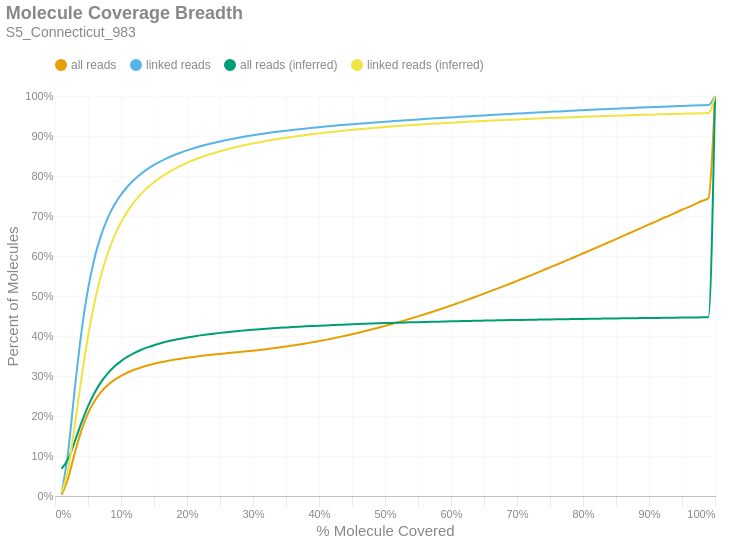

The code cell stored with this chart in its notebook:
### Markdown cell above
### Molecule Read Coverage
This chart shows molecule coverage breadth as computed by the number of bases aligned to that molecule. In other words, "*how much of each unique long molecule is actually sequenced/aligned?*" Keep in mind there is a distinction between sequences and alignments, since some sequences belonging to a particular molecule may not align well and wouldn't appear in the alignment data. This chart also shows molecule coverage breadth as computed by the *inferred fragment* from which the aligned sequences originate. Unlike read coverage, this calculation takes into account the total insert size, including unsequenced gaps between the forward and reverse reads. Like the previous figures, these are cumulative percents.

### Code cell
if SKIPLR:
    print_html(f"Skipped")
else:
    binned_df = consolidated_hist(valids['coverage_bp'], mask, 0.01, True)
    binned_df_inf = consolidated_hist(valids['coverage_inserts'], mask, 0.01, True)
    binned_df = binned_df.with_columns(pl.lit(binned_df_inf['all reads (cumsum)']).alias('all reads (inferred)'))
    binned_df = binned_df.with_columns(pl.lit(binned_df_inf['linked reads (cumsum)']).alias('linked reads (inferred)'))
    binned_df = binned_df.with_columns(
        (pl.col('bin').cast(pl.Float64) + 0.01).alias('right_edge')
    )

    with SafeRender(binned_df):
        (
            density_plot(binned_df, 'Molecule Coverage Breadth', samplename, 'molcov', ['all reads (inferred)','linked reads (inferred)'])
            .encode(
                #x=alt.X('bin:Q', title="% Molecule Covered").axis(format = '%').scale(padding=0),
                x=alt.X('right_edge:Q', title="% Molecule Covered").axis(format='%').scale(padding=0),
                y=alt.Y('value:Q', title='Percent of Molecules')
                    .axis(format='%')
                    .stack(False)
                    .scale(domainMin=0, padding=0),
                color=alt.Color("key:N").scale(domain = ["all reads", "linked reads", "all reads (inferred)", "linked reads (inferred)"]),
                tooltip = [
                    alt.Tooltip("key:N", title = "Data Type"),
                    alt.Tooltip("range_label:N", title="% Molecule Covered"),
                    alt.Tooltip("value:Q", format = ".2%", title="% Molecules")
                ]
            )
        ).display()

### Figure 1 — Vega-Lite specification as saved in the notebook (floating-point values rounded to 4 significant figures)
{"width": "container", "height": 400, "config": {"title": {"anchor": "start", "dy": -15, "fontSize": 18, "color": "#888888", "subtitleColor": "#888888", "subtitleFontSize": 14}, "arc": {"fill": "#0072B2"}, "axis": {"domainColor": "#888888", "domainWidth": 0.5, "gridWidth": 0.2, "grid": false, "titleFontWeight": 400, "titleFontSize": 15, "labelFontSize": 11, "labelColor": "#888888", "tickColor": "#888888", "tickWidth": 0.2, "titleColor": "#888888"}, "axisBand": {"grid": false}, "axisX": {"grid": true, "tickSize": 10, "domainCap": "round"}, "axisY": {"domain": false, "grid": true, "tickSize": 0, "domainCap": "round"}, "background": "transparent", "header": {"labelFontSize": 15, "labelColor": "#888888", "titleFontSize": 15, "titleFontWeight": 600, "titleColor": "#888888"}, "legend": {"labelFont": "sans-serif", "labelFontSize": 12, "labelColor": "#888888", "symbolSize": 100, "symbolType": "circle", "titleFontSize": 12, "titlePadding": 10, "titleColor": "#888888", "title": null, "orient": "top"}, "range": {"category": ["#E69F00", "#56B4E9", "#009E73", "#F0E442", "#0072B2", "#D55E00", "#CC79A7", "#000000"], "diverging": ["#cfe8f3", "#a2d4ec", "#73bfe2", "#46abdb", "#1696d2", "#12719e"]}, "area": {"fill": "#0072B2", "fillOpacity": 0.7, "line": true, "strokeOpacity": 0.7}, "line": {"color": "#0072B2", "stroke": "#0072B2", "strokeWidth": 2}, "trail": {"color": "#0072B2", "stroke": "#0072B2", "strokeWidth": 0, "size": 1}, "point": {"filled": true, "fillOpacity": 1.0, "size": 95}, "text": {"color": "#888888", "fontSize": 11, "align": "right", "fontWeight": 400, "size": 11}, "bar": {"fill": "#0072B2", "stroke": null}, "view": {"stroke": null, "continuousWidth": 660, "continuousHeight": 400}}, "data": {"name": "data-125d29ae01616dd20e263a59893b19ea"}, "mark": {"type": "line", "interpolate": "monotone", "point": {"opacity": 0, "size": 275}}, "encoding": {"color": {"field": "key", "scale": {"domain": ["all reads", "linked reads", "all reads (inferred)", "linked reads (inferred)"]}, "type": "nominal"}, "tooltip": [{"field": "key", "title": "Data Type", "type": "nominal"}, {"field": "range_label", "title": "% Molecule Covered", "type": "nominal"}, {"field": "value", "format": ".2%", "title": "% Molecules", "type": "quantitative"}], "x": {"axis": {"format": "%"}, "field": "right_edge", "scale": {"padding": 0}, "title": "% Molecule Covered", "type": "quantitative"}, "y": {"axis": {"format": "%"}, "field": "value", "scale": {"domainMin": 0, "padding": 0}, "stack": false, "title": "Percent of Molecules", "type": "quantitative"}}, "params": [{"name": "param_c36ac31b6afebe62", "select": {"type": "point", "fields": ["key"]}, "bind": "legend"}], "title": {"text": "Molecule Coverage Breadth", "subtitle": "S5_Connecticut_983"}, "transform": [{"fold": ["all reads (cumsum)", "linked reads (cumsum)", "all reads (inferred)", "linked reads (inferred)"]}, {"calculate": "replace(datum.key, ' (cumsum)', '')", "as": "key"}, {"filter": {"param": "param_c36ac31b6afebe62"}}], "usermeta": {"embedOptions": {"downloadFileName": "S5_Connecticut_983.molcov"}}, "$schema": "https://vega.github.io/schema/vega-lite/v6.1.0.json", "datasets": {"data-125d29ae01616dd20e263a59893b19ea": [{"bin": "0.0", "interval": "0.0-0.01", "all reads": 0.00278, "linked reads": 0.006214, "all reads (cumsum)": 0.00278, "linked reads (cumsum)": 0.006214, "range_label": "0.0-0.01", "all reads (inferred)": 0.0681, "linked reads (inferred)": 0.008024, "right_edge": 0.01}, {"bin": "0.01", "interval": "0.01-0.02", "all reads": 0.04255, "linked reads": 0.1056, "all reads (cumsum)": 0.04533, "linked reads (cumsum)": 0.1118, "range_label": "0.01-0.02", "all reads (inferred)": 0.09247, "linked reads (inferred)": 0.06755, "right_edge": 0.02}, {"bin": "0.02", "interval": "0.02-0.03", "all reads": 0.06237, "linked reads": 0.1567, "all reads (cumsum)": 0.1077, "linked reads (cumsum)": 0.2684, "range_label": "0.02-0.03", "all reads (inferred)": 0.1363, "linked reads (inferred)": 0.1773, "right_edge": 0.03}, {"bin": "0.03", "interval": "0.03-0.04", "all reads": 0.05586, "linked reads": 0.1407, "all reads (cumsum)": 0.1636, "linked reads (cumsum)": 0.4091, "range_label": "0.03-0.04", "all reads (inferred)": 0.1827, "linked reads (inferred)": 0.2942, "right_edge": 0.04}, {"bin": "0.04", "interval": "0.04-0.05", "all reads": 0.0429, "linked reads": 0.1081, "all reads (cumsum)": 0.2065, "linked reads (cumsum)": 0.5172, "range_label": "0.04-0.05", "all reads (inferred)": 0.2241, "linked reads (inferred)": 0.3988, "right_edge": 0.05}, {"bin": "0.05", "interval": "0.05-0.06", "all reads": 0.03124, "linked reads": 0.07859, "all reads (cumsum)": 0.2377, "linked reads (cumsum)": 0.5958, "range_label": "0.05-0.06", "all reads (inferred)": 0.2582, "linked reads (inferred)": 0.485, "right_edge": 0.06}, {"bin": "0.06", "interval": "0.06-0.07", "all reads": 0.02272, "linked reads": 0.05708, "all reads (cumsum)": 0.2604, "linked reads (cumsum)": 0.6528, "range_label": "0.06-0.07", "all reads (inferred)": 0.2852, "linked reads (inferred)": 0.5531, "right_edge": 0.07}, {"bin": "0.07", "interval": "0.07-0.08", "all reads": 0.01698, "linked reads": 0.04263, "all reads (cumsum)": 0.2774, "linked reads (cumsum)": 0.6955, "range_label": "0.07-0.08", "all reads (inferred)": 0.3065, "linked reads (inferred)": 0.607, "right_edge": 0.08}, {"bin": "0.08", "interval": "0.08-0.09", "all reads": 0.01298, "linked reads": 0.03251, "all reads (cumsum)": 0.2904, "linked reads (cumsum)": 0.728, "range_label": "0.08-0.09", "all reads (inferred)": 0.3235, "linked reads (inferred)": 0.6499, "right_edge": 0.09}, {"bin": "0.09", "interval": "0.09-0.1", "all reads": 0.01011, "linked reads": 0.02526, "all reads (cumsum)": 0.3005, "linked reads (cumsum)": 0.7533, "range_label": "0.09-0.1", "all reads (inferred)": 0.3372, "linked reads (inferred)": 0.6844, "right_edge": 0.1}, {"bin": "0.1", "interval": "0.1-0.11", "all reads": 0.008257, "linked reads": 0.02056, "all reads (cumsum)": 0.3087, "linked reads (cumsum)": 0.7738, "range_label": "0.1-0.11", "all reads (inferred)": 0.3482, "linked reads (inferred)": 0.7123, "right_edge": 0.11}, {"bin": "0.11", "interval": "0.11-0.12", "all reads": 0.006798, "linked reads": 0.0169, "all reads (cumsum)": 0.3155, "linked reads (cumsum)": 0.7907, "range_label": "0.11-0.12", "all reads (inferred)": 0.3573, "linked reads (inferred)": 0.7351, "right_edge": 0.12}, {"bin": "0.12", "interval": "0.12-0.13", "all reads": 0.005758, "linked reads": 0.01429, "all reads (cumsum)": 0.3213, "linked reads (cumsum)": 0.805, "range_label": "0.12-0.13", "all reads (inferred)": 0.365, "linked reads (inferred)": 0.7543, "right_edge": 0.13}, {"bin": "0.13", "interval": "0.13-0.14", "all reads": 0.004917, "linked reads": 0.0122, "all reads (cumsum)": 0.3262, "linked reads (cumsum)": 0.8172, "range_label": "0.13-0.14", "all reads (inferred)": 0.3715, "linked reads (inferred)": 0.7707, "right_edge": 0.14}, {"bin": "0.14", "interval": "0.14-0.15", "all reads": 0.004209, "linked reads": 0.01039, "all reads (cumsum)": 0.3304, "linked reads (cumsum)": 0.8276, "range_label": "0.14-0.15", "all reads (inferred)": 0.377, "linked reads (inferred)": 0.7846, "right_edge": 0.15}, {"bin": "0.15", "interval": "0.15-0.16", "all reads": 0.003714, "linked reads": 0.009144, "all reads (cumsum)": 0.3341, "linked reads (cumsum)": 0.8367, "range_label": "0.15-0.16", "all reads (inferred)": 0.3818, "linked reads (inferred)": 0.7967, "right_edge": 0.16}, {"bin": "0.16", "interval": "0.16-0.17", "all reads": 0.003288, "linked reads": 0.008024, "all reads (cumsum)": 0.3374, "linked reads (cumsum)": 0.8448, "range_label": "0.16-0.17", "all reads (inferred)": 0.3861, "linked reads (inferred)": 0.8074, "right_edge": 0.17}, {"bin": "0.17", "interval": "0.17-0.18", "all reads": 0.002915, "linked reads": 0.007103, "all reads (cumsum)": 0.3403, "linked reads (cumsum)": 0.8519, "range_label": "0.17-0.18", "all reads (inferred)": 0.3898, "linked reads (inferred)": 0.8168, "right_edge": 0.18}, {"bin": "0.18", "interval": "0.18-0.19", "all reads": 0.002663, "linked reads": 0.006404, "all reads (cumsum)": 0.343, "linked reads (cumsum)": 0.8583, "range_label": "0.18-0.19", "all reads (inferred)": 0.3932, "linked reads (inferred)": 0.8254, "right_edge": 0.19}, {"bin": "0.19", "interval": "0.19-0.2", "all reads": 0.002488, "linked reads": 0.005903, "all reads (cumsum)": 0.3455, "linked reads (cumsum)": 0.8642, "range_label": "0.19-0.2", "all reads (inferred)": 0.3963, "linked reads (inferred)": 0.833, "right_edge": 0.2}, {"bin": "0.2", "interval": "0.2-0.21", "all reads": 0.002214, "linked reads": 0.005248, "all reads (cumsum)": 0.3477, "linked reads (cumsum)": 0.8694, "range_label": "0.2-0.21", "all reads (inferred)": 0.399, "linked reads (inferred)": 0.8399, "right_edge": 0.21}, {"bin": "0.21", "interval": "0.21-0.22", "all reads": 0.002076, "linked reads": 0.004808, "all reads (cumsum)": 0.3498, "linked reads (cumsum)": 0.8742, "range_label": "0.21-0.22", "all reads (inferred)": 0.4015, "linked reads (inferred)": 0.8462, "right_edge": 0.22}, {"bin": "0.22", "interval": "0.22-0.23", "all reads": 0.001908, "linked reads": 0.004378, "all reads (cumsum)": 0.3517, "linked reads (cumsum)": 0.8786, "range_label": "0.22-0.23", "all reads (inferred)": 0.4038, "linked reads (inferred)": 0.8519, "right_edge": 0.23}, {"bin": "0.23", "interval": "0.23-0.24", "all reads": 0.00181, "linked reads": 0.004069, "all reads (cumsum)": 0.3535, "linked reads (cumsum)": 0.8827, "range_label": "0.23-0.24", "all reads (inferred)": 0.4059, "linked reads (inferred)": 0.857, "right_edge": 0.24}, {"bin": "0.24", "interval": "0.24-0.25", "all reads": 0.001726, "linked reads": 0.003819, "all reads (cumsum)": 0.3552, "linked reads (cumsum)": 0.8865, "range_label": "0.24-0.25", "all reads (inferred)": 0.4078, "linked reads (inferred)": 0.8619, "right_edge": 0.25}, {"bin": "0.25", "interval": "0.25-0.26", "all reads": 0.001645, "linked reads": 0.003515, "all reads (cumsum)": 0.3569, "linked reads (cumsum)": 0.89, "range_label": "0.25-0.26", "all reads (inferred)": 0.4096, "linked reads (inferred)": 0.8663, "right_edge": 0.26}, {"bin": "0.26", "interval": "0.26-0.27", "all reads": 0.001572, "linked reads": 0.003252, "all reads (cumsum)": 0.3585, "linked reads (cumsum)": 0.8933, "range_label": "0.26-0.27", "all reads (inferred)": 0.4112, "linked reads (inferred)": 0.8704, "right_edge": 0.27}, {"bin": "0.27", "interval": "0.27-0.28", "all reads": 0.001574, "linked reads": 0.003107, "all reads (cumsum)": 0.36, "linked reads (cumsum)": 0.8964, "range_label": "0.27-0.28", "all reads (inferred)": 0.4128, "linked reads (inferred)": 0.8743, "right_edge": 0.28}, {"bin": "0.28", "interval": "0.28-0.29", "all reads": 0.001614, "linked reads": 0.002925, "all reads (cumsum)": 0.3616, "linked reads (cumsum)": 0.8993, "range_label": "0.28-0.29", "all reads (inferred)": 0.4143, "linked reads (inferred)": 0.8781, "right_edge": 0.29}, {"bin": "0.29", "interval": "0.29-0.3", "all reads": 0.001669, "linked reads": 0.002652, "all reads (cumsum)": 0.3633, "linked reads (cumsum)": 0.9019, "range_label": "0.29-0.3", "all reads (inferred)": 0.4156, "linked reads (inferred)": 0.8814, "right_edge": 0.3}, {"bin": "0.3", "interval": "0.3-0.31", "all reads": 0.001801, "linked reads": 0.002582, "all reads (cumsum)": 0.3651, "linked reads (cumsum)": 0.9045, "range_label": "0.3-0.31", "all reads (inferred)": 0.4169, "linked reads (inferred)": 0.8846, "right_edge": 0.31}, {"bin": "0.31", "interval": "0.31-0.32", "all reads": 0.001944, "linked reads": 0.002376, "all reads (cumsum)": 0.3671, "linked reads (cumsum)": 0.9069, "range_label": "0.31-0.32", "all reads (inferred)": 0.4181, "linked reads (inferred)": 0.8876, "right_edge": 0.32}, {"bin": "0.32", "interval": "0.32-0.33", "all reads": 0.002073, "linked reads": 0.002232, "all reads (cumsum)": 0.3691, "linked reads (cumsum)": 0.9091, "range_label": "0.32-0.33", "all reads (inferred)": 0.4192, "linked reads (inferred)": 0.8904, "right_edge": 0.33}, {"bin": "0.33", "interval": "0.33-0.34", "all reads": 0.002184, "linked reads": 0.002109, "all reads (cumsum)": 0.3713, "linked reads (cumsum)": 0.9112, "range_label": "0.33-0.34", "all reads (inferred)": 0.4203, "linked reads (inferred)": 0.8931, "right_edge": 0.34}, {"bin": "0.34", "interval": "0.34-0.35", "all reads": 0.002255, "linked reads": 0.001976, "all reads (cumsum)": 0.3736, "linked reads (cumsum)": 0.9132, "range_label": "0.34-0.35", "all reads (inferred)": 0.4213, "linked reads (inferred)": 0.8956, "right_edge": 0.35}, {"bin": "0.35", "interval": "0.35-0.36", "all reads": 0.002438, "linked reads": 0.001897, "all reads (cumsum)": 0.376, "linked reads (cumsum)": 0.9151, "range_label": "0.35-0.36", "all reads (inferred)": 0.4223, "linked reads (inferred)": 0.898, "right_edge": 0.36}, {"bin": "0.36", "interval": "0.36-0.37", "all reads": 0.002601, "linked reads": 0.001863, "all reads (cumsum)": 0.3786, "linked reads (cumsum)": 0.917, "range_label": "0.36-0.37", "all reads (inferred)": 0.4232, "linked reads (inferred)": 0.9003, "right_edge": 0.37}, {"bin": "0.37", "interval": "0.37-0.38", "all reads": 0.002749, "linked reads": 0.001725, "all reads (cumsum)": 0.3814, "linked reads (cumsum)": 0.9187, "range_label": "0.37-0.38", "all reads (inferred)": 0.4241, "linked reads (inferred)": 0.9024, "right_edge": 0.38}, {"bin": "0.38", "interval": "0.38-0.39", "all reads": 0.002843, "linked reads": 0.001705, "all reads (cumsum)": 0.3842, "linked reads (cumsum)": 0.9204, "range_label": "0.38-0.39", "all reads (inferred)": 0.4249, "linked reads (inferred)": 0.9045, "right_edge": 0.39}, {"bin": "0.39", "interval": "0.39-0.4", "all reads": 0.003057, "linked reads": 0.001633, "all reads (cumsum)": 0.3873, "linked reads (cumsum)": 0.922, "range_label": "0.39-0.4", "all reads (inferred)": 0.4258, "linked reads (inferred)": 0.9066, "right_edge": 0.4}, {"bin": "0.4", "interval": "0.4-0.41", "all reads": 0.003094, "linked reads": 0.001563, "all reads (cumsum)": 0.3903, "linked reads (cumsum)": 0.9236, "range_label": "0.4-0.41", "all reads (inferred)": 0.4265, "linked reads (inferred)": 0.9085, "right_edge": 0.41}, {"bin": "0.41", "interval": "0.41-0.42", "all reads": 0.00335, "linked reads": 0.001571, "all reads (cumsum)": 0.3937, "linked reads (cumsum)": 0.9252, "range_label": "0.41-0.42", "all reads (inferred)": 0.4273, "linked reads (inferred)": 0.9102, "right_edge": 0.42}, {"bin": "0.42", "interval": "0.42-0.43", "all reads": 0.003454, "linked reads": 0.001489, "all reads (cumsum)": 0.3972, "linked reads (cumsum)": 0.9267, "range_label": "0.42-0.43", "all reads (inferred)": 0.428, "linked reads (inferred)": 0.912, "right_edge": 0.43}, {"bin": "0.43", "interval": "0.43-0.44", "all reads": 0.00357, "linked reads": 0.001413, "all reads (cumsum)": 0.4007, "linked reads (cumsum)": 0.9281, "range_label": "0.43-0.44", "all reads (inferred)": 0.4286, "linked reads (inferred)": 0.9137, "right_edge": 0.44}, {"bin": "0.44", "interval": "0.44-0.45", "all reads": 0.003715, "linked reads": 0.001379, "all reads (cumsum)": 0.4044, "linked reads (cumsum)": 0.9295, "range_label": "0.44-0.45", "all reads (inferred)": 0.4293, "linked reads (inferred)": 0.9154, "right_edge": 0.45}, {"bin": "0.45", "interval": "0.45-0.46", "all reads": 0.003847, "linked reads": 0.00133, "all reads (cumsum)": 0.4083, "linked reads (cumsum)": 0.9308, "range_label": "0.45-0.46", "all reads (inferred)": 0.4299, "linked reads (inferred)": 0.9169, "right_edge": 0.46}, {"bin": "0.46", "interval": "0.46-0.47", "all reads": 0.004038, "linked reads": 0.001286, "all reads (cumsum)": 0.4123, "linked reads (cumsum)": 0.9321, "range_label": "0.46-0.47", "all reads (inferred)": 0.4305, "linked reads (inferred)": 0.9184, "right_edge": 0.47}, {"bin": "0.47", "interval": "0.47-0.48", "all reads": 0.004176, "linked reads": 0.001261, "all reads (cumsum)": 0.4165, "linked reads (cumsum)": 0.9333, "range_label": "0.47-0.48", "all reads (inferred)": 0.4311, "linked reads (inferred)": 0.9198, "right_edge": 0.48}, {"bin": "0.48", "interval": "0.48-0.49", "all reads": 0.004163, "linked reads": 0.001281, "all reads (cumsum)": 0.4207, "linked reads (cumsum)": 0.9346, "range_label": "0.48-0.49", "all reads (inferred)": 0.4317, "linked reads (inferred)": 0.9212, "right_edge": 0.49}, {"bin": "0.49", "interval": "0.49-0.5", "all reads": 0.004695, "linked reads": 0.001178, "all reads (cumsum)": 0.4254, "linked reads (cumsum)": 0.9358, "range_label": "0.49-0.5", "all reads (inferred)": 0.4322, "linked reads (inferred)": 0.9225, "right_edge": 0.5}, {"bin": "0.5", "interval": "0.5-0.51", "all reads": 0.004196, "linked reads": 0.001123, "all reads (cumsum)": 0.4296, "linked reads (cumsum)": 0.9369, "range_label": "0.5-0.51", "all reads (inferred)": 0.4327, "linked reads (inferred)": 0.9237, "right_edge": 0.51}, {"bin": "0.51", "interval": "0.51-0.52", "all reads": 0.004741, "linked reads": 0.001128, "all reads (cumsum)": 0.4343, "linked reads (cumsum)": 0.938, "range_label": "0.51-0.52", "all reads (inferred)": 0.4332, "linked reads (inferred)": 0.925, "right_edge": 0.52}, {"bin": "0.52", "interval": "0.52-0.53", "all reads": 0.004791, "linked reads": 0.001112, "all reads (cumsum)": 0.4391, "linked reads (cumsum)": 0.9392, "range_label": "0.52-0.53", "all reads (inferred)": 0.4337, "linked reads (inferred)": 0.9261, "right_edge": 0.53}, {"bin": "0.53", "interval": "0.53-0.54", "all reads": 0.004942, "linked reads": 0.00111, "all reads (cumsum)": 0.444, "linked reads (cumsum)": 0.9403, "range_label": "0.53-0.54", "all reads (inferred)": 0.4341, "linked reads (inferred)": 0.9272, "right_edge": 0.54}, {"bin": "0.54", "interval": "0.54-0.55", "all reads": 0.004944, "linked reads": 0.001099, "all reads (cumsum)": 0.449, "linked reads (cumsum)": 0.9414, "range_label": "0.54-0.55", "all reads (inferred)": 0.4346, "linked reads (inferred)": 0.9283, "right_edge": 0.55}, {"bin": "0.55", "interval": "0.55-0.56", "all reads": 0.005223, "linked reads": 0.001077, "all reads (cumsum)": 0.4542, "linked reads (cumsum)": 0.9424, "range_label": "0.55-0.56", "all reads (inferred)": 0.435, "linked reads (inferred)": 0.9294, "right_edge": 0.56}, {"bin": "0.56", "interval": "0.56-0.57", "all reads": 0.005339, "linked reads": 0.001015, "all reads (cumsum)": 0.4595, "linked reads (cumsum)": 0.9435, "range_label": "0.56-0.57", "all reads (inferred)": 0.4355, "linked reads (inferred)": 0.9304, "right_edge": 0.57}, {"bin": "0.57", "interval": "0.57-0.58", "all reads": 0.00541, "linked reads": 0.00107, "all reads (cumsum)": 0.4649, "linked reads (cumsum)": 0.9445, "range_label": "0.57-0.58", "all reads (inferred)": 0.4359, "linked reads (inferred)": 0.9314, "right_edge": 0.58}, {"bin": "0.58", "interval": "0.58-0.59", "all reads": 0.005515, "linked reads": 0.001067, "all reads (cumsum)": 0.4705, "linked reads (cumsum)": 0.9456, "range_label": "0.58-0.59", "all reads (inferred)": 0.4363, "linked reads (inferred)": 0.9324, "right_edge": 0.59}, {"bin": "0.59", "interval": "0.59-0.6", "all reads": 0.005736, "linked reads": 0.0009604, "all reads (cumsum)": 0.4762, "linked reads (cumsum)": 0.9466, "range_label": "0.59-0.6", "all reads (inferred)": 0.4367, "linked reads (inferred)": 0.9334, "right_edge": 0.6}, {"bin": "0.6", "interval": "0.6-0.61", "all reads": 0.005608, "linked reads": 0.0009798, "all reads (cumsum)": 0.4818, "linked reads (cumsum)": 0.9475, "range_label": "0.6-0.61", "all reads (inferred)": 0.437, "linked reads (inferred)": 0.9343, "right_edge": 0.61}, {"bin": "0.61", "interval": "0.61-0.62", "all reads": 0.005975, "linked reads": 0.0009741, "all reads (cumsum)": 0.4878, "linked reads (cumsum)": 0.9485, "range_label": "0.61-0.62", "all reads (inferred)": 0.4374, "linked reads (inferred)": 0.9351, "right_edge": 0.62}, {"bin": "0.62", "interval": "0.62-0.63", "all reads": 0.005869, "linked reads": 0.001004, "all reads (cumsum)": 0.4936, "linked reads (cumsum)": 0.9495, "range_label": "0.62-0.63", "all reads (inferred)": 0.4377, "linked reads (inferred)": 0.936, "right_edge": 0.63}, {"bin": "0.63", "interval": "0.63-0.64", "all reads": 0.006063, "linked reads": 0.0009755, "all reads (cumsum)": 0.4997, "linked reads (cumsum)": 0.9505, "range_label": "0.63-0.64", "all reads (inferred)": 0.4381, "linked reads (inferred)": 0.9369, "right_edge": 0.64}, {"bin": "0.64", "interval": "0.64-0.65", "all reads": 0.006099, "linked reads": 0.0009546, "all reads (cumsum)": 0.5058, "linked reads (cumsum)": 0.9514, "range_label": "0.64-0.65", "all reads (inferred)": 0.4385, "linked reads (inferred)": 0.9377, "right_edge": 0.65}, {"bin": "0.65", "interval": "0.65-0.66", "all reads": 0.006438, "linked reads": 0.0009986, "all reads (cumsum)": 0.5122, "linked reads (cumsum)": 0.9524, "range_label": "0.65-0.66", "all reads (inferred)": 0.4388, "linked reads (inferred)": 0.9385, "right_edge": 0.66}, {"bin": "0.66", "interval": "0.66-0.67", "all reads": 0.006119, "linked reads": 0.0009279, "all reads (cumsum)": 0.5184, "linked reads (cumsum)": 0.9534, "range_label": "0.66-0.67", "all reads (inferred)": 0.4391, "linked reads (inferred)": 0.9393, "right_edge": 0.67}, {"bin": "0.67", "interval": "0.67-0.68", "all reads": 0.006438, "linked reads": 0.0009344, "all reads (cumsum)": 0.5248, "linked reads (cumsum)": 0.9543, "range_label": "0.67-0.68", "all reads (inferred)": 0.4394, "linked reads (inferred)": 0.9401, "right_edge": 0.68}, {"bin": "0.68", "interval": "0.68-0.69", "all reads": 0.006371, "linked reads": 0.0009026, "all reads (cumsum)": 0.5312, "linked reads (cumsum)": 0.9552, "range_label": "0.68-0.69", "all reads (inferred)": 0.4397, "linked reads (inferred)": 0.9408, "right_edge": 0.69}, {"bin": "0.69", "interval": "0.69-0.7", "all reads": 0.00671, "linked reads": 0.0008896, "all reads (cumsum)": 0.5379, "linked reads (cumsum)": 0.9561, "range_label": "0.69-0.7", "all reads (inferred)": 0.44, "linked reads (inferred)": 0.9415, "right_edge": 0.7}, {"bin": "0.7", "interval": "0.7-0.71", "all reads": 0.006593, "linked reads": 0.000907, "all reads (cumsum)": 0.5445, "linked reads (cumsum)": 0.957, "range_label": "0.7-0.71", "all reads (inferred)": 0.4403, "linked reads (inferred)": 0.9422, "right_edge": 0.71}, {"bin": "0.71", "interval": "0.71-0.72", "all reads": 0.006587, "linked reads": 0.0008536, "all reads (cumsum)": 0.5511, "linked reads (cumsum)": 0.9579, "range_label": "0.71-0.72", "all reads (inferred)": 0.4406, "linked reads (inferred)": 0.9429, "right_edge": 0.72}, {"bin": "0.72", "interval": "0.72-0.73", "all reads": 0.006783, "linked reads": 0.0008593, "all reads (cumsum)": 0.5578, "linked reads (cumsum)": 0.9587, "range_label": "0.72-0.73", "all reads (inferred)": 0.4409, "linked reads (inferred)": 0.9436, "right_edge": 0.73}, {"bin": "0.73", "interval": "0.73-0.74", "all reads": 0.006664, "linked reads": 0.0008399, "all reads (cumsum)": 0.5645, "linked reads (cumsum)": 0.9596, "range_label": "0.73-0.74", "all reads (inferred)": 0.4412, "linked reads (inferred)": 0.9443, "right_edge": 0.74}, {"bin": "0.74", "interval": "0.74-0.75", "all reads": 0.007191, "linked reads": 0.0008803, "all reads (cumsum)": 0.5717, "linked reads (cumsum)": 0.9604, "range_label": "0.74-0.75", "all reads (inferred)": 0.4414, "linked reads (inferred)": 0.9449, "right_edge": 0.75}, {"bin": "0.75", "interval": "0.75-0.76", "all reads": 0.006679, "linked reads": 0.0008009, "all reads (cumsum)": 0.5784, "linked reads (cumsum)": 0.9612, "range_label": "0.75-0.76", "all reads (inferred)": 0.4417, "linked reads (inferred)": 0.9455, "right_edge": 0.76}, {"bin": "0.76", "interval": "0.76-0.77", "all reads": 0.006941, "linked reads": 0.0007995, "all reads (cumsum)": 0.5853, "linked reads (cumsum)": 0.962, "range_label": "0.76-0.77", "all reads (inferred)": 0.442, "linked reads (inferred)": 0.9461, "right_edge": 0.77}, {"bin": "0.77", "interval": "0.77-0.78", "all reads": 0.007063, "linked reads": 0.0008933, "all reads (cumsum)": 0.5924, "linked reads (cumsum)": 0.9629, "range_label": "0.77-0.78", "all reads (inferred)": 0.4422, "linked reads (inferred)": 0.9467, "right_edge": 0.78}, {"bin": "0.78", "interval": "0.78-0.79", "all reads": 0.006979, "linked reads": 0.0008045, "all reads (cumsum)": 0.5994, "linked reads (cumsum)": 0.9637, "range_label": "0.78-0.79", "all reads (inferred)": 0.4425, "linked reads (inferred)": 0.9473, "right_edge": 0.79}, {"bin": "0.79", "interval": "0.79-0.8", "all reads": 0.007414, "linked reads": 0.0008391, "all reads (cumsum)": 0.6068, "linked reads (cumsum)": 0.9646, "range_label": "0.79-0.8", "all reads (inferred)": 0.4427, "linked reads (inferred)": 0.948, "right_edge": 0.8}, {"bin": "0.8", "interval": "0.8-0.81", "all reads": 0.006796, "linked reads": 0.0007634, "all reads (cumsum)": 0.6136, "linked reads (cumsum)": 0.9653, "range_label": "0.8-0.81", "all reads (inferred)": 0.443, "linked reads (inferred)": 0.9486, "right_edge": 0.81}, {"bin": "0.81", "interval": "0.81-0.82", "all reads": 0.007077, "linked reads": 0.0008016, "all reads (cumsum)": 0.6206, "linked reads (cumsum)": 0.9661, "range_label": "0.81-0.82", "all reads (inferred)": 0.4432, "linked reads (inferred)": 0.9492, "right_edge": 0.82}, {"bin": "0.82", "interval": "0.82-0.83", "all reads": 0.007244, "linked reads": 0.0007634, "all reads (cumsum)": 0.6279, "linked reads (cumsum)": 0.9669, "range_label": "0.82-0.83", "all reads (inferred)": 0.4435, "linked reads (inferred)": 0.9497, "right_edge": 0.83}, {"bin": "0.83", "interval": "0.83-0.84", "all reads": 0.007168, "linked reads": 0.0007446, "all reads (cumsum)": 0.6351, "linked reads (cumsum)": 0.9676, "range_label": "0.83-0.84", "all reads (inferred)": 0.4437, "linked reads (inferred)": 0.9503, "right_edge": 0.84}, {"bin": "0.84", "interval": "0.84-0.85", "all reads": 0.007172, "linked reads": 0.0007223, "all reads (cumsum)": 0.6422, "linked reads (cumsum)": 0.9684, "range_label": "0.84-0.85", "all reads (inferred)": 0.4439, "linked reads (inferred)": 0.9508, "right_edge": 0.85}, {"bin": "0.85", "interval": "0.85-0.86", "all reads": 0.007403, "linked reads": 0.0007829, "all reads (cumsum)": 0.6496, "linked reads (cumsum)": 0.9692, "range_label": "0.85-0.86", "all reads (inferred)": 0.4442, "linked reads (inferred)": 0.9514, "right_edge": 0.86}, {"bin": "0.86", "interval": "0.86-0.87", "all reads": 0.007166, "linked reads": 0.0007064, "all reads (cumsum)": 0.6568, "linked reads (cumsum)": 0.9699, "range_label": "0.86-0.87", "all reads (inferred)": 0.4444, "linked reads (inferred)": 0.9519, "right_edge": 0.87}, {"bin": "0.87", "interval": "0.87-0.88", "all reads": 0.007338, "linked reads": 0.0007201, "all reads (cumsum)": 0.6641, "linked reads (cumsum)": 0.9706, "range_label": "0.87-0.88", "all reads (inferred)": 0.4446, "linked reads (inferred)": 0.9524, "right_edge": 0.88}, {"bin": "0.88", "interval": "0.88-0.89", "all reads": 0.007276, "linked reads": 0.0006898, "all reads (cumsum)": 0.6714, "linked reads (cumsum)": 0.9713, "range_label": "0.88-0.89", "all reads (inferred)": 0.4448, "linked reads (inferred)": 0.9529, "right_edge": 0.89}, {"bin": "0.89", "interval": "0.89-0.9", "all reads": 0.007467, "linked reads": 0.0006956, "all reads (cumsum)": 0.6789, "linked reads (cumsum)": 0.972, "range_label": "0.89-0.9", "all reads (inferred)": 0.445, "linked reads (inferred)": 0.9534, "right_edge": 0.9}, {"bin": "0.9", "interval": "0.9-0.91", "all reads": 0.006909, "linked reads": 0.0006616, "all reads (cumsum)": 0.6858, "linked reads (cumsum)": 0.9726, "range_label": "0.9-0.91", "all reads (inferred)": 0.4452, "linked reads (inferred)": 0.9538, "right_edge": 0.91}, {"bin": "0.91", "interval": "0.91-0.92", "all reads": 0.007941, "linked reads": 0.0006523, "all reads (cumsum)": 0.6937, "linked reads (cumsum)": 0.9733, "range_label": "0.91-0.92", "all reads (inferred)": 0.4454, "linked reads (inferred)": 0.9543, "right_edge": 0.92}, {"bin": "0.92", "interval": "0.92-0.93", "all reads": 0.00672, "linked reads": 0.0006465, "all reads (cumsum)": 0.7005, "linked reads (cumsum)": 0.9739, "range_label": "0.92-0.93", "all reads (inferred)": 0.4456, "linked reads (inferred)": 0.9547, "right_edge": 0.93}, {"bin": "0.93", "interval": "0.93-0.94", "all reads": 0.007341, "linked reads": 0.0006061, "all reads (cumsum)": 0.7078, "linked reads (cumsum)": 0.9745, "range_label": "0.93-0.94", "all reads (inferred)": 0.4458, "linked reads (inferred)": 0.9552, "right_edge": 0.94}, {"bin": "0.94", "interval": "0.94-0.95", "all reads": 0.007915, "linked reads": 0.0006263, "all reads (cumsum)": 0.7157, "linked reads (cumsum)": 0.9752, "range_label": "0.94-0.95", "all reads (inferred)": 0.446, "linked reads (inferred)": 0.9556, "right_edge": 0.95}, {"bin": "0.95", "interval": "0.95-0.96", "all reads": 0.006536, "linked reads": 0.0005866, "all reads (cumsum)": 0.7222, "linked reads (cumsum)": 0.9757, "range_label": "0.95-0.96", "all reads (inferred)": 0.4462, "linked reads (inferred)": 0.956, "right_edge": 0.96}, {"bin": "0.96", "interval": "0.96-0.97", "all reads": 0.007635, "linked reads": 0.0005873, "all reads (cumsum)": 0.7299, "linked reads (cumsum)": 0.9763, "range_label": "0.96-0.97", "all reads (inferred)": 0.4464, "linked reads (inferred)": 0.9565, "right_edge": 0.97}, {"bin": "0.97", "interval": "0.97-0.98", "all reads": 0.007586, "linked reads": 0.0005094, "all reads (cumsum)": 0.7375, "linked reads (cumsum)": 0.9768, "range_label": "0.97-0.98", "all reads (inferred)": 0.4466, "linked reads (inferred)": 0.9569, "right_edge": 0.98}, {"bin": "0.98", "interval": "0.98-0.99", "all reads": 0.006916, "linked reads": 0.0005743, "all reads (cumsum)": 0.7444, "linked reads (cumsum)": 0.9774, "range_label": "0.98-0.99", "all reads (inferred)": 0.4469, "linked reads (inferred)": 0.9574, "right_edge": 0.99}, {"bin": "0.99", "interval": "0.99-1.0", "all reads": 0.2556, "linked reads": 0.02259, "all reads (cumsum)": 1.0, "linked reads (cumsum)": 1.0, "range_label": "0.99-1.0", "all reads (inferred)": 1.0, "linked reads (inferred)": 1.0, "right_edge": 1.0}]}}
